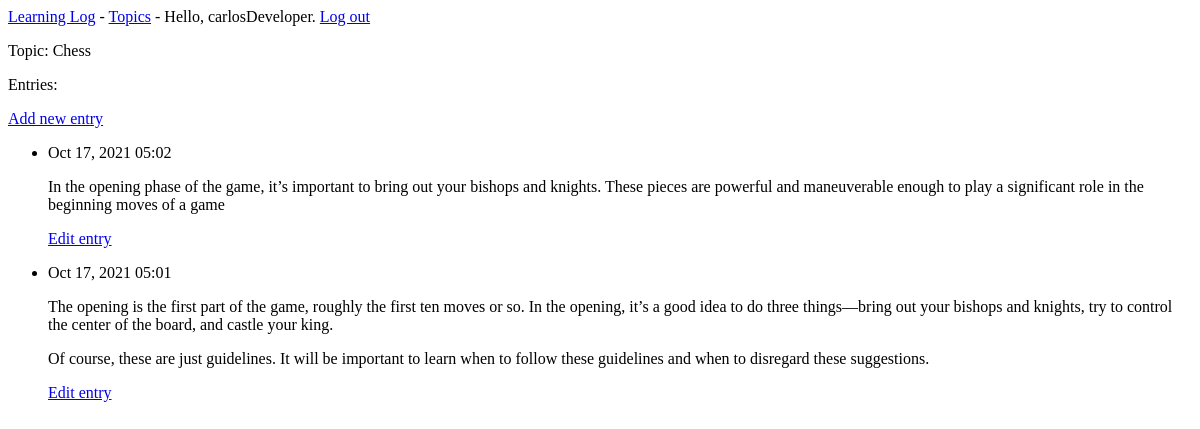
Page /topics/1/ (signed in) on the earlier database version.
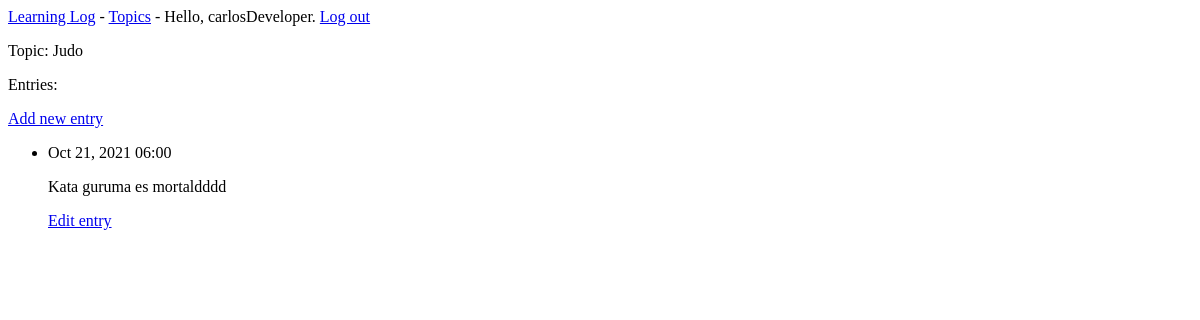
Same page on the later database version.
### learning_logs/models.py (models this page shows, shortened)
class Topic(models.Model):
    text = models.CharField(max_length=200)
    date_added = models.DateTimeField(auto_now_add=True)
    owner = models.ForeignKey(User, on_delete=models.CASCADE)
    def __str__(self):
        return self.text

class Entry(models.Model):
    topic = models.ForeignKey(Topic, on_delete=models.CASCADE)
    text = models.TextField()
    date_added = models.DateTimeField(auto_now_add=True)
    class Meta:
        verbose_name_plural = 'entries'

### learning_logs/views.py (the view)
# urls.py: path('topics/<int:topic_id>/', views.topic, name='topic'),
@login_required
def topic(request, topic_id):
    topic = Topic.objects.get(id=topic_id)
    if topic.owner != request.user:
        raise Http404
    entries = topic.entry_set.order_by('-date_added')
    context = {'topic': topic, 'entries': entries}
    return render(request, 'learning_logs/topic.html', context)

### learning_logs/templates/learning_logs/topic.html
{% extends 'learning_logs/base.html' %}
{% block content %}
  <p>Topic: {{ topic }}</p>
  <p>Entries:</p>
  <p>
    <a href="{% url 'learning_logs:new_entry' topic.id %}">Add new entry</a>
  </p>
  <ul>
  {% for entry in entries %}
    <li>
        <p>{{ entry.date_added|date:'M d, Y H:i' }}</p>
        <p>{{ entry.text|linebreaks }}</p>
        <p>
          <a href="{% url 'learning_logs:edit_entry' entry.id %}">Edit entry</a>
        </p>
    </li>
  {% empty %}
    <li>There are no entries for this topic yet.</li>
  {% endfor %}
  </ul>
{% endblock content %}

### learning_logs/templates/learning_logs/base.html
<p>
    <a href="{% url 'learning_logs:index' %}">Learning Log</a> -
    <a href="{% url 'learning_logs:topics' %}">Topics</a> -
    {% if user.is_authenticated %}
      Hello, {{ user.username }}.
      <a href="{% url 'users:logout' %}">Log out</a>
    {% else %}
      <a href="{% url 'users:register' %}">Register</a> -
      <a href="{% url 'users:login' %}">Log in</a>
    {% endif %}
</p>
{% block content %}{% endblock content %}

Differences in the rows shown:
removed Entry: date_added "Oct 17, 2021 05:02", text "In the opening phase of the game, it’s important to bring out your bishops and knights. These pieces are powerful and maneuverable enough to play a significant role in the beginning moves of a game"
no longer on this page (row edited): Entry: date_added "Oct 17, 2021 05:01", text "The opening is the first part of the game, roughly the first ten moves or so. In the opening, it’s a good idea to do three things—bring out your bishops and knights, try to control the center of the board, and castle your king. Of course, these are just guidelines. It will be important to learn when to follow these guidelines and when to disregard these suggestions."
changed Topic: text "Chess" → "Judo"
added Entry: date_added "Oct 21, 2021 06:00", text "Kata guruma es mortaldddd"
